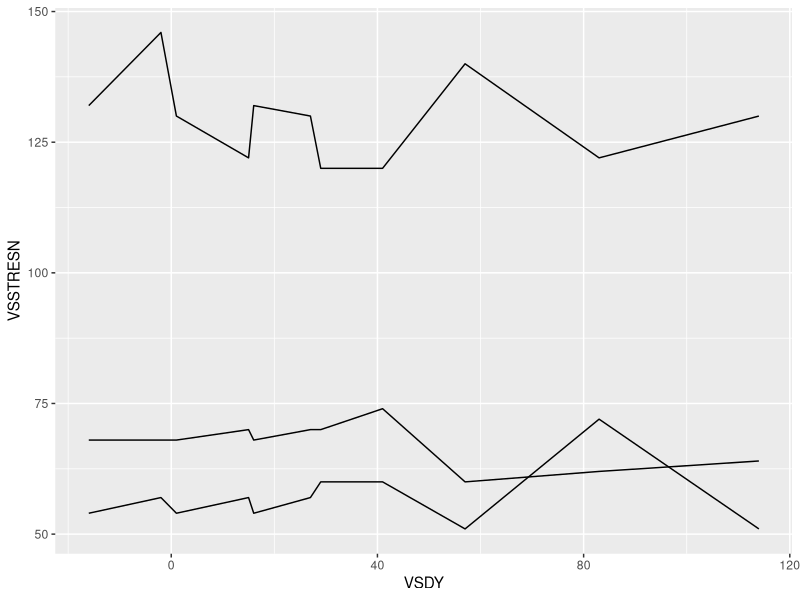
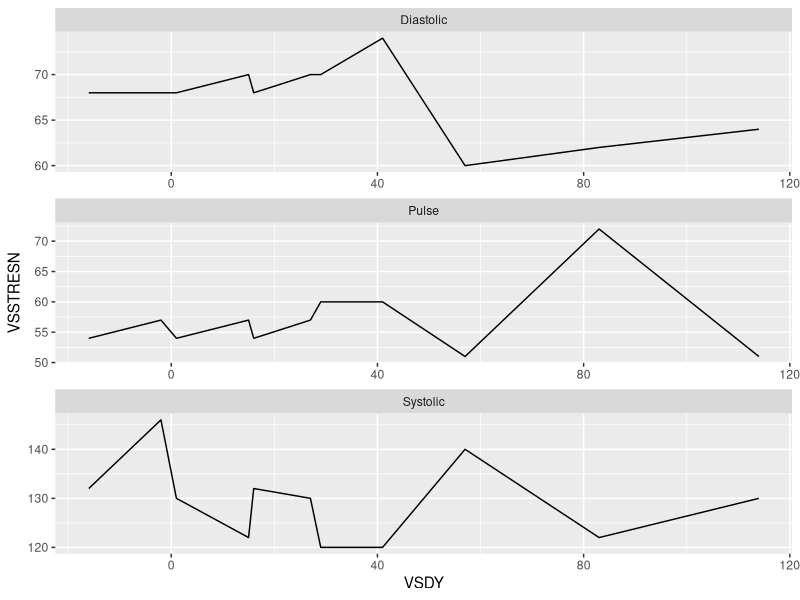
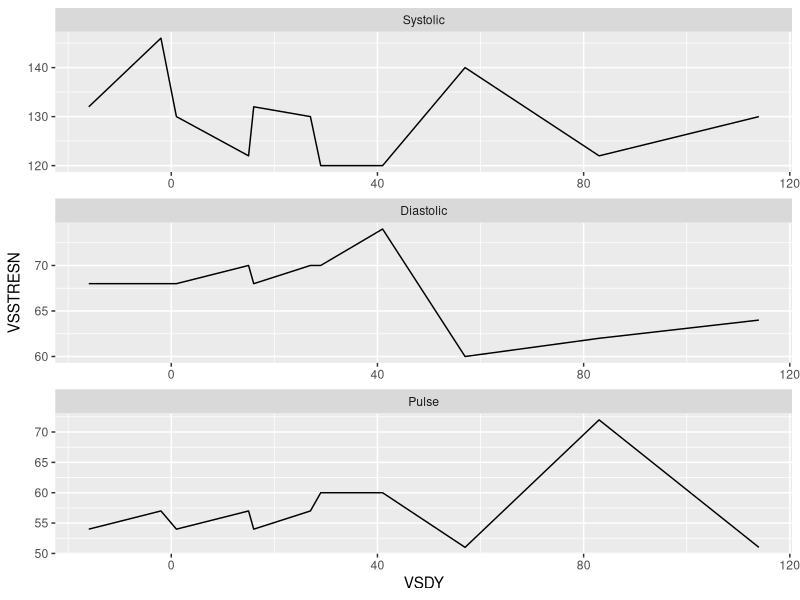
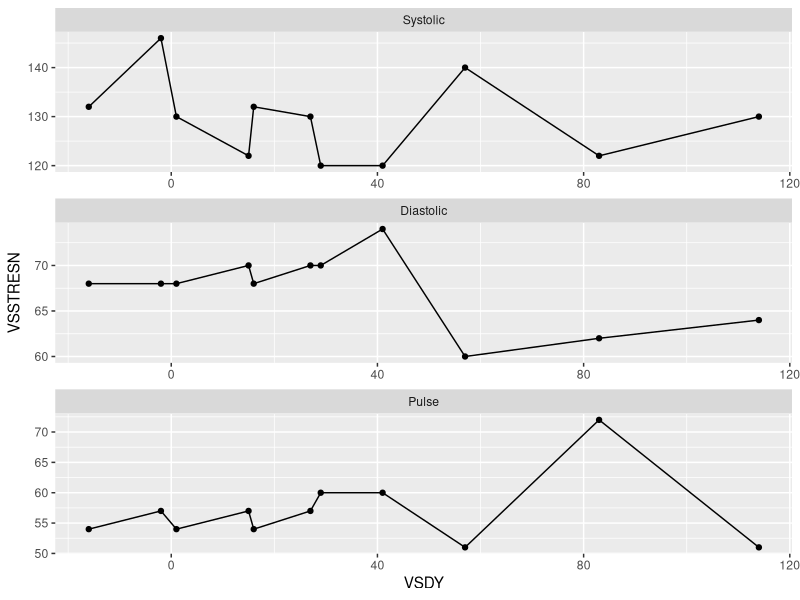
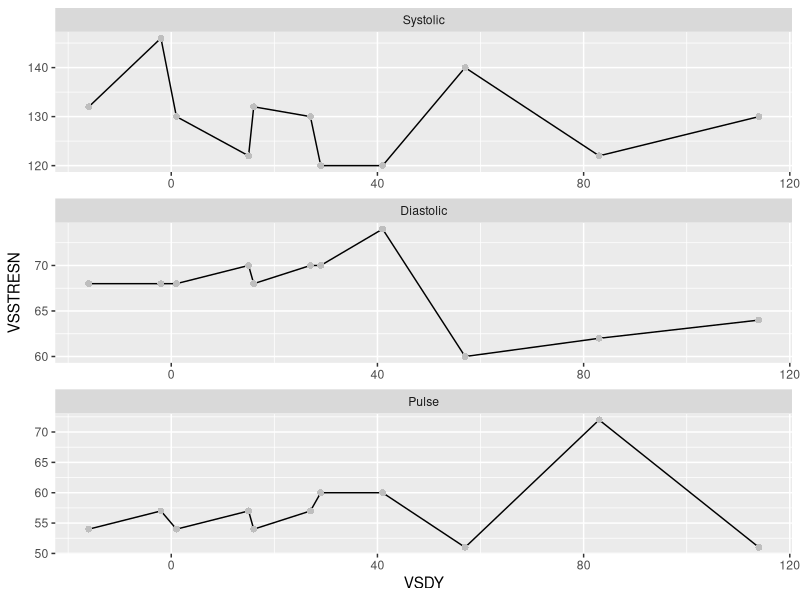
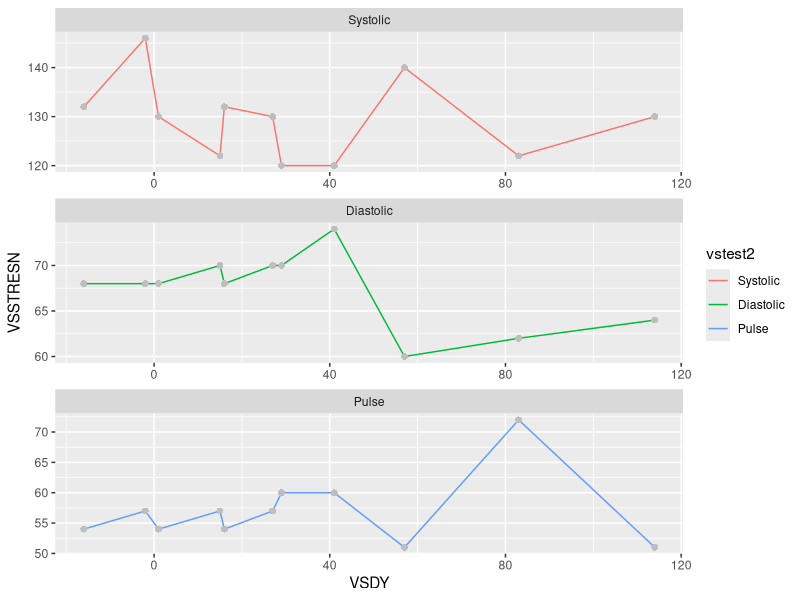
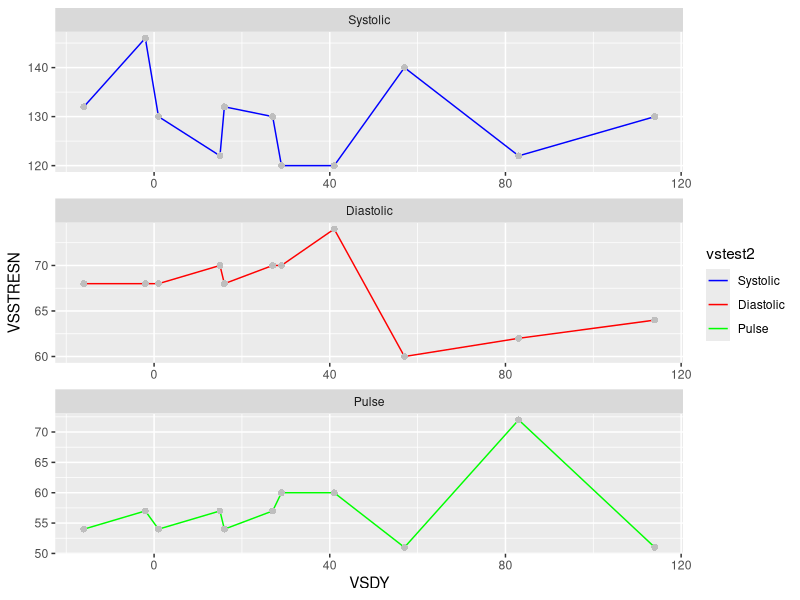
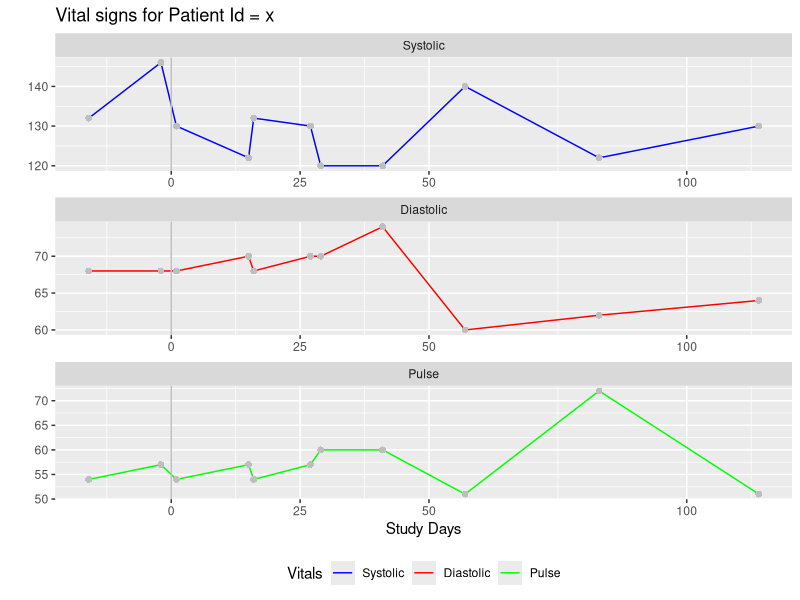

These figures' R source, in order:
# Siehe CheatSheet: befehlsreferenzen/Posit (Hg) 2021-08 - Data visualization with ggplot2 335.pdf
suppressPackageStartupMessages(library(tidyverse))
library(ggplot2)

# Einlesen der Rohdaten aus dem Programm heraus.
CSV_text_string <- 
"VSSTRESN, VSDY, vstest2, id
68, -16, 'Diastolic', 2
68, -2, 'Diastolic', 2
68, 1, 'Diastolic', 2
70, 15, 'Diastolic', 2
68, 16, 'Diastolic', 2
70, 27, 'Diastolic', 2
70, 29, 'Diastolic', 2
74, 41, 'Diastolic', 2
60, 57, 'Diastolic', 2
62, 83, 'Diastolic', 2
64, 114, 'Diastolic', 2
54, -16, 'Pulse', 3
57, -2, 'Pulse', 3
54, 1, 'Pulse', 3
57, 15, 'Pulse', 3
54, 16, 'Pulse', 3
57, 27, 'Pulse', 3
60, 29, 'Pulse', 3
60, 41, 'Pulse', 3
51, 57, 'Pulse', 3
72, 83, 'Pulse', 3
51, 114, 'Pulse', 3
132, -16, 'Systolic', 1
146, -2, 'Systolic', 1
130, 1, 'Systolic', 1
122, 15, 'Systolic', 1
132, 16, 'Systolic', 1
130, 27, 'Systolic', 1
120, 29, 'Systolic', 1
120, 41, 'Systolic', 1
140, 57, 'Systolic', 1
122, 83, 'Systolic', 1
130, 114, 'Systolic', 1
"

df <- read.csv(text = CSV_text_string, header = TRUE, quote = "\'")
df$vstest2 <- trimws(df$vstest2)
head(df)
table(df$vstest2)

# Simpler Beginn und schrittweiser Aufbau.
plt <- ggplot(data = df, aes(x = VSDY, y = VSSTRESN, group = vstest2)) +
  geom_line() 
plt

# Gruppierung in unterschiedliche Zeichenflächen mit facet_wrap().
plt <- ggplot(data = df, aes(x = VSDY, y = VSSTRESN)) +
  geom_line() +
  facet_wrap(vstest2~., scales = "free", dir = "v")
plt

# Zur angepassten Sortierung werden die Strings der Labels in Faktoren umgewandelt.
df2 <- df
df2$vstest2 <- factor(df$vstest2, levels =  c("Systolic", "Diastolic", "Pulse"))
head(df2)
plt <- ggplot(data = df2, aes(x = VSDY, y = VSSTRESN)) +
  geom_line() +
  facet_wrap(vstest2~., scales = "free", dir = "v")
plt

# Punkte ergänzt
plt <- ggplot(data = df2, aes(x = VSDY, y = VSSTRESN)) +
  geom_line() +
  geom_point() +
  facet_wrap(vstest2~., scales = "free", dir = "v") 
plt

# Punkte benutzerdefiniert formatiert
# https://www.datanovia.com/en/blog/ggplot-point-shapes-best-tips/
plt <- ggplot(data = df2, aes(x = VSDY, y = VSSTRESN)) +
  geom_line() +
  geom_point(shape = 16, size = 2, color = "grey") +
  facet_wrap(vstest2~., scales = "free", dir = "v") 
plt

# Linien farbig.
plt <- ggplot(data = df2, aes(x = VSDY, y = VSSTRESN, color = vstest2)) +
  geom_line() +
  geom_point(shape = 16, size = 2, color = "grey") +
  facet_wrap(vstest2~., scales = "free", dir = "v") 
plt

# Linien benutzerdefiniert coloriert.
# http://www.sthda.com/english/wiki/ggplot2-colors-how-to-change-colors-automatically-and-manually
plt <- ggplot(data = df2, aes(x = VSDY, y = VSSTRESN, color = vstest2)) +
  geom_line() +
  geom_point(shape = 16, size = 2, color = "grey") +
  facet_wrap(vstest2~., scales = "free", dir = "v") +
  scale_color_manual(breaks = c("Systolic", "Diastolic", "Pulse"),
                     values=c("blue", "red", "green"))
plt

# Beschriftungen und Lokalisation von Achsen und Legende anpassen
# Referenzlinie einzeichnen
# http://www.sthda.com/english/wiki/
# ggplot2-legend-easy-steps-to-change-the-position-and-the-appearance-of-a-graph-legend-in-r-software
# https://stackoverflow.com/questions/14622421/how-to-change-legend-title-in-ggplot

plt <- ggplot(data = df2, aes(x = VSDY, y = VSSTRESN, color = vstest2)) +
  geom_line() +
  geom_point(shape = 16, size = 2, color = "grey") +
  geom_vline(xintercept = 0, color = "grey") +
  facet_wrap(vstest2~., scales = "free", dir = "v") +
  labs(color = "Vitals") +
  scale_color_manual(breaks = c("Systolic", "Diastolic", "Pulse"),
                     values=c("blue", "red", "green")) + 
  theme(legend.position="bottom") +
  scale_x_continuous(breaks = c(0, 25, 50, 100)) +
  xlab("Study Days") +
  ylab("") + 
  ggtitle("Vital signs for Patient Id = x")
plt

# Erster Einblick in das Paket **ggplot2**
# Anderer Kurs mit mehr Details bei Gelegenheit ...

